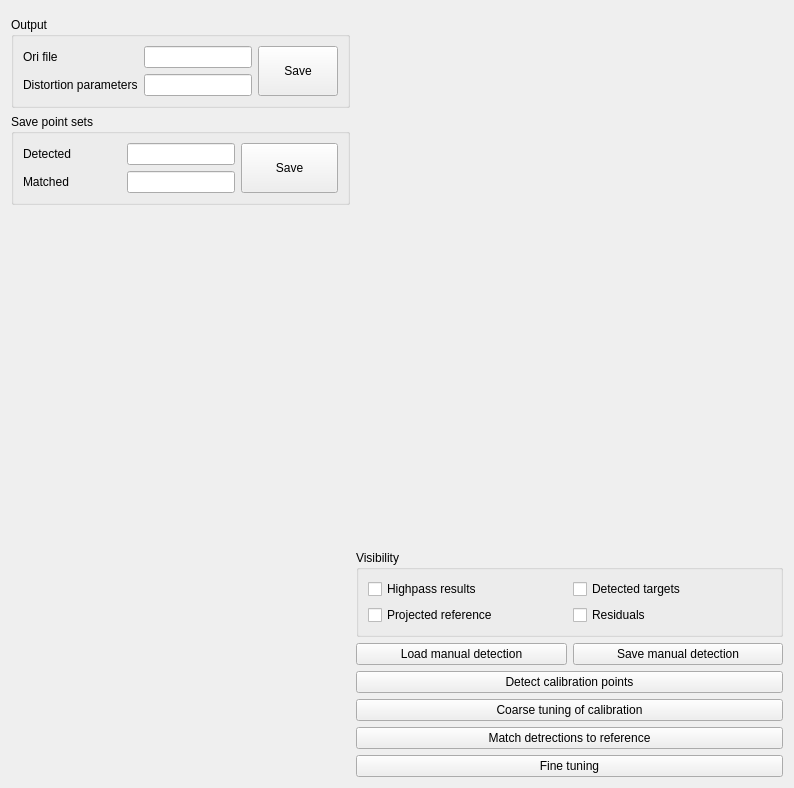
<?xml version="1.0" encoding="UTF-8"?>
<ui version="4.0">
 <class>CameraCalibration</class>
 <widget class="QWidget" name="CameraCalibration">
  <property name="geometry">
   <rect>
    <x>0</x>
    <y>0</y>
    <width>794</width>
    <height>788</height>
   </rect>
  </property>
  <property name="sizePolicy">
   <sizepolicy hsizetype="Preferred" vsizetype="Preferred">
    <horstretch>0</horstretch>
    <verstretch>0</verstretch>
   </sizepolicy>
  </property>
  <property name="windowTitle">
   <string>Form</string>
  </property>
  <layout class="QHBoxLayout" name="horizontalLayout_2">
   <item>
    <layout class="QVBoxLayout" name="verticalLayout_2">
     <item>
      <widget class="CalibParameters" name="calpars" native="true">
       <property name="sizePolicy">
        <sizepolicy hsizetype="Minimum" vsizetype="Preferred">
         <horstretch>0</horstretch>
         <verstretch>0</verstretch>
        </sizepolicy>
       </property>
       <property name="maximumSize">
        <size>
         <width>500</width>
         <height>16777215</height>
        </size>
       </property>
      </widget>
     </item>
     <item>
      <widget class="QGroupBox" name="groupBox_2">
       <property name="sizePolicy">
        <sizepolicy hsizetype="Minimum" vsizetype="Preferred">
         <horstretch>0</horstretch>
         <verstretch>0</verstretch>
        </sizepolicy>
       </property>
       <property name="title">
        <string>Output</string>
       </property>
       <layout class="QGridLayout" name="gridLayout_2">
        <item row="0" column="2" rowspan="2">
         <widget class="QPushButton" name="btn_save_cal">
          <property name="sizePolicy">
           <sizepolicy hsizetype="Minimum" vsizetype="Expanding">
            <horstretch>0</horstretch>
            <verstretch>0</verstretch>
           </sizepolicy>
          </property>
          <property name="text">
           <string>Save</string>
          </property>
         </widget>
        </item>
        <item row="0" column="0">
         <widget class="QLabel" name="label">
          <property name="text">
           <string>Ori file</string>
          </property>
         </widget>
        </item>
        <item row="1" column="1">
         <widget class="QLineEdit" name="txt_addpar">
          <property name="sizePolicy">
           <sizepolicy hsizetype="Minimum" vsizetype="Fixed">
            <horstretch>0</horstretch>
            <verstretch>0</verstretch>
           </sizepolicy>
          </property>
         </widget>
        </item>
        <item row="0" column="1">
         <widget class="QLineEdit" name="txt_ori">
          <property name="sizePolicy">
           <sizepolicy hsizetype="Minimum" vsizetype="Fixed">
            <horstretch>0</horstretch>
            <verstretch>0</verstretch>
           </sizepolicy>
          </property>
         </widget>
        </item>
        <item row="1" column="0">
         <widget class="QLabel" name="label_2">
          <property name="text">
           <string>Distortion parameters</string>
          </property>
         </widget>
        </item>
       </layout>
      </widget>
     </item>
     <item>
      <widget class="QGroupBox" name="groupBox_3">
       <property name="title">
        <string>Save point sets</string>
       </property>
       <layout class="QGridLayout" name="gridLayout_3">
        <item row="1" column="0">
         <widget class="QLabel" name="label_3">
          <property name="text">
           <string>Detected</string>
          </property>
         </widget>
        </item>
        <item row="1" column="1">
         <widget class="QLineEdit" name="txt_detected">
          <property name="sizePolicy">
           <sizepolicy hsizetype="Minimum" vsizetype="Fixed">
            <horstretch>0</horstretch>
            <verstretch>0</verstretch>
           </sizepolicy>
          </property>
         </widget>
        </item>
        <item row="2" column="1">
         <widget class="QLineEdit" name="txt_matched">
          <property name="sizePolicy">
           <sizepolicy hsizetype="Minimum" vsizetype="Fixed">
            <horstretch>0</horstretch>
            <verstretch>0</verstretch>
           </sizepolicy>
          </property>
         </widget>
        </item>
        <item row="2" column="0">
         <widget class="QLabel" name="label_4">
          <property name="text">
           <string>Matched</string>
          </property>
         </widget>
        </item>
        <item row="1" column="2" rowspan="2">
         <widget class="QPushButton" name="btn_dump_multi">
          <property name="sizePolicy">
           <sizepolicy hsizetype="Minimum" vsizetype="Expanding">
            <horstretch>0</horstretch>
            <verstretch>0</verstretch>
           </sizepolicy>
          </property>
          <property name="text">
           <string>Save</string>
          </property>
         </widget>
        </item>
       </layout>
      </widget>
     </item>
     <item>
      <spacer name="verticalSpacer">
       <property name="orientation">
        <enum>Qt::Vertical</enum>
       </property>
       <property name="sizeHint" stdset="0">
        <size>
         <width>20</width>
         <height>40</height>
        </size>
       </property>
      </spacer>
     </item>
    </layout>
   </item>
   <item>
    <layout class="QVBoxLayout" name="verticalLayout">
     <item>
      <widget class="CalibPanel" name="cam" native="true">
       <property name="sizePolicy">
        <sizepolicy hsizetype="Expanding" vsizetype="Expanding">
         <horstretch>0</horstretch>
         <verstretch>0</verstretch>
        </sizepolicy>
       </property>
       <property name="minimumSize">
        <size>
         <width>400</width>
         <height>0</height>
        </size>
       </property>
      </widget>
     </item>
     <item>
      <widget class="QGroupBox" name="groupBox">
       <property name="title">
        <string>Visibility</string>
       </property>
       <layout class="QGridLayout" name="gridLayout">
        <property name="sizeConstraint">
         <enum>QLayout::SetDefaultConstraint</enum>
        </property>
        <item row="0" column="0">
         <widget class="QCheckBox" name="show_hp">
          <property name="text">
           <string>Highpass results</string>
          </property>
         </widget>
        </item>
        <item row="0" column="1">
         <widget class="QCheckBox" name="show_detect">
          <property name="text">
           <string>Detected targets</string>
          </property>
         </widget>
        </item>
        <item row="1" column="0">
         <widget class="QCheckBox" name="show_project">
          <property name="text">
           <string>Projected reference</string>
          </property>
         </widget>
        </item>
        <item row="1" column="1">
         <widget class="QCheckBox" name="show_resids">
          <property name="text">
           <string>Residuals</string>
          </property>
         </widget>
        </item>
       </layout>
      </widget>
     </item>
     <item>
      <layout class="QHBoxLayout" name="horizontalLayout">
       <property name="spacing">
        <number>6</number>
       </property>
       <property name="sizeConstraint">
        <enum>QLayout::SetDefaultConstraint</enum>
       </property>
       <item>
        <widget class="QPushButton" name="btn_load_man">
         <property name="text">
          <string>Load manual detection</string>
         </property>
        </widget>
       </item>
       <item>
        <widget class="QPushButton" name="btn_save_man">
         <property name="text">
          <string>Save manual detection</string>
         </property>
        </widget>
       </item>
      </layout>
     </item>
     <item>
      <widget class="QPushButton" name="btn_detect">
       <property name="text">
        <string>Detect calibration points</string>
       </property>
      </widget>
     </item>
     <item>
      <widget class="QPushButton" name="btn_raw">
       <property name="text">
        <string>Coarse tuning of calibration</string>
       </property>
      </widget>
     </item>
     <item>
      <widget class="QPushButton" name="btn_number">
       <property name="text">
        <string>Match detrections to reference</string>
       </property>
      </widget>
     </item>
     <item>
      <widget class="QPushButton" name="btn_full_calib">
       <property name="text">
        <string>Fine tuning</string>
       </property>
      </widget>
     </item>
    </layout>
   </item>
  </layout>
 </widget>
 <customwidgets>
  <customwidget>
   <class>CalibPanel</class>
   <extends>QWidget</extends>
   <header location="global">calib_panel</header>
   <container>1</container>
  </customwidget>
  <customwidget>
   <class>CalibParameters</class>
   <extends>QWidget</extends>
   <header location="global">calib_pars</header>
   <container>1</container>
  </customwidget>
 </customwidgets>
 <resources/>
 <connections/>
</ui>
